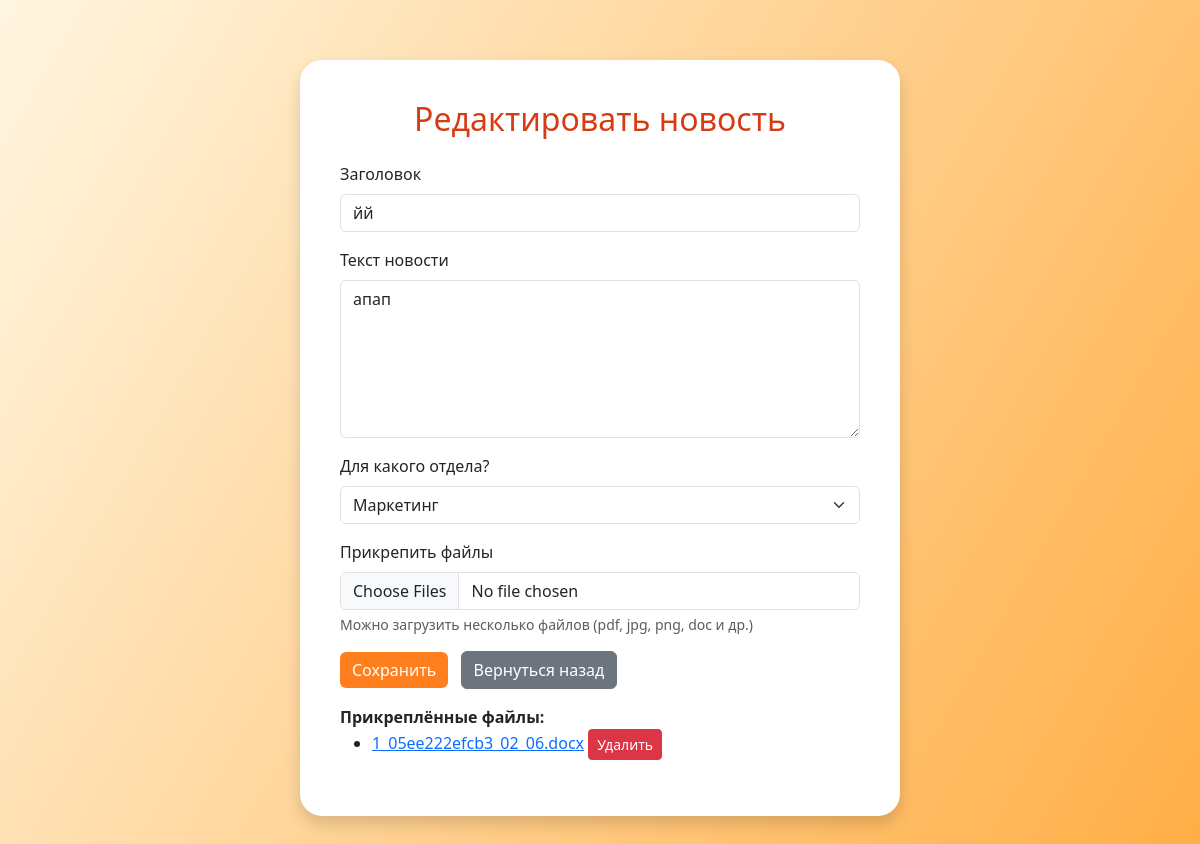
The app's page /news_admin/news/edit/1 (signed in), older data.
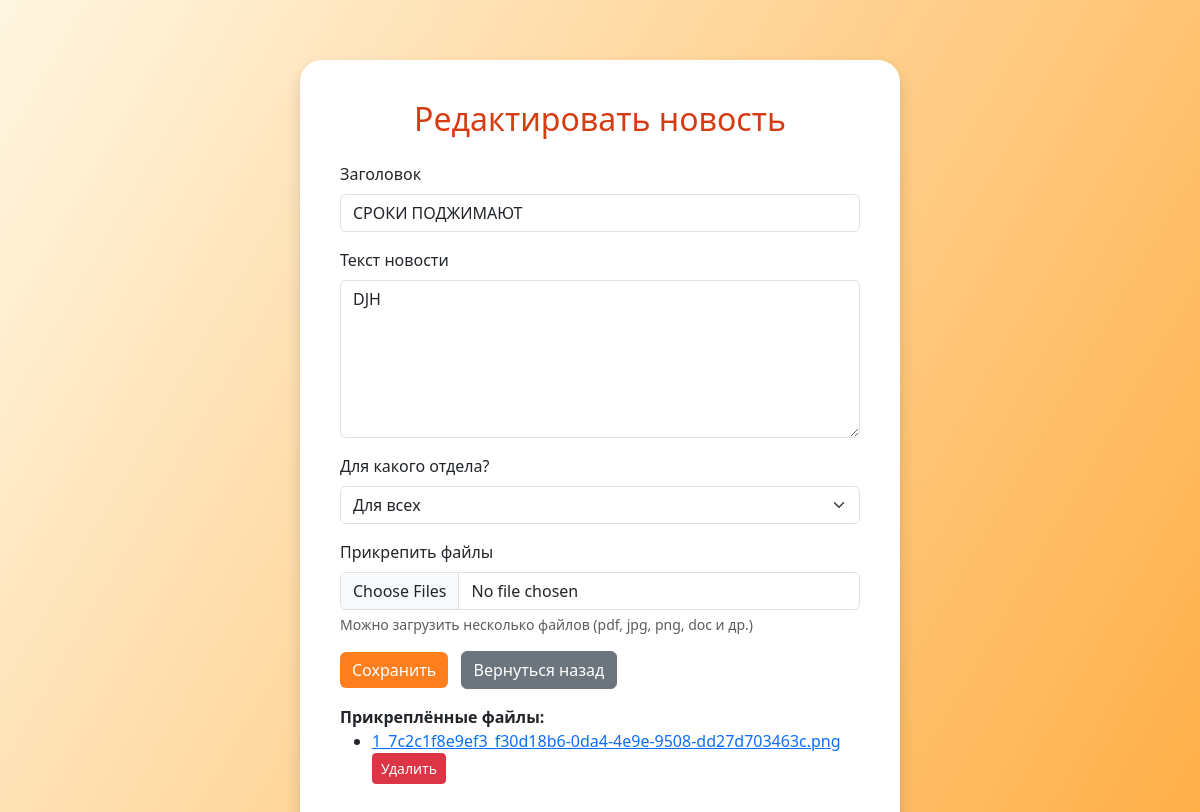
The same page, newer data.
### app.py (models this page shows)
class News(db.Model):
    id = db.Column(db.Integer, primary_key=True)
    title = db.Column(db.String(255), nullable=False)
    content = db.Column(db.Text, nullable=False)
    created_at = db.Column(db.DateTime, default=datetime.now)
    created_by = db.Column(db.Integer, db.ForeignKey('user.id'))
    department_id = db.Column(db.Integer, db.ForeignKey('department.id'), nullable=True)  # может быть None (для всех)
    views = db.relationship('NewsView', backref='news', lazy=True)

class Department(db.Model):
    __tablename__ = 'department'
    id = db.Column(db.Integer, primary_key=True)
    name = db.Column(db.String(100), nullable=False, unique=True)

class NewsFile(db.Model):
    id = db.Column(db.Integer, primary_key=True)
    news_id = db.Column(db.Integer, db.ForeignKey('news.id'), nullable=False)
    file_name = db.Column(db.String(255), nullable=False)
    news = db.relationship('News', backref=db.backref('files', lazy=True))

### app.py (the view, shortened to what this page needs)
@app.route('/news_admin/news/edit/<int:news_id>', methods=['GET', 'POST'])
@news_admin_required
def edit_news(news_id):
    news = News.query.get_or_404(news_id)
    error = None
    departments = Department.query.order_by(Department.name).all()
    return render_template(
        'news_add_edit.html',
        action="Редактировать",
        news=news,
        error=error,
        departments=departments
    )

### app.py (called while the page is built)
def news_admin_required(f):
    @wraps(f)
    def decorated_function(*args, **kwargs):
        if 'user_id' not in session or session.get('role') != 'news_admin':
            return redirect(url_for('login'))
        return f(*args, **kwargs)
    return decorated_function

### templates/news_add_edit.html (shortened to what this page needs)
<!DOCTYPE html>
<html lang="ru">
<head>
    <link href="https://cdn.jsdelivr.net/npm/bootstrap@5.3.2/dist/css/bootstrap.min.css" rel="stylesheet">
</head>
<body>
<div class="dashboard-box shadow">
    <h2 class="text-center mb-4" style="color:#d63c13;">{{ action }} новость</h2>
    <form method="post" enctype="multipart/form-data">
        <div class="mb-3">
            <label class="form-label">Заголовок</label>
            <input type="text" class="form-control" name="title" required value="{{ news.title if news else '' }}">
        </div>
        <div class="mb-3">
            <label class="form-label">Текст новости</label>
            <textarea class="form-control" name="content" rows="6" required>{{ news.content if news else '' }}</textarea>
        </div>
                <div class="mb-3">
            <label class="form-label">Для какого отдела?</label>
            <select class="form-select" name="department_id">
                <option value="" {% if not news or not news.department_id %}selected{% endif %}>Для всех</option>
                {% for dept in departments %}
                    <option value="{{ dept.id }}" {% if news and news.department_id == dept.id %}selected{% endif %}>
                        {{ dept.name }}
                    </option>
                {% endfor %}
            </select>
        </div>
        <div class="mb-3">
            <label class="form-label">Прикрепить файлы</label>
            <input type="file" class="form-control" name="files" multiple>
            <div class="form-text">Можно загрузить несколько файлов (pdf, jpg, png, doc и др.)</div>
        </div>
        <button type="submit" class="btn btn-orange">Сохранить</button>
        <a href="{{ url_for('news_admin_news') }}" class="btn btn-secondary ms-2">Вернуться назад</a>
    </form>
    {% if news and news.files %}
        <div class="mt-3">
            <b>Прикреплённые файлы:</b>
            <ul>
                {% for file in news.files %}
                <li>
                    <a href="{{ url_for('uploaded_file', filename=file.file_name) }}" target="_blank">{{ file.file_name }}</a>
                    <form method="post" action="{{ url_for('delete_news_file', file_id=file.id) }}" style="display:inline;">
                        <button type="submit" class="btn btn-sm btn-danger">Удалить</button>
                    </form>
                </li>
                {% endfor %}
            </ul>
        </div>
    {% endif %}
</div>
</body>
</html>

### templates/news_add_edit.html (style rules this page uses)
body { background: linear-gradient(120deg, #fff6e1 0%, #ffae45 100%); min-height: 100vh; }
.dashboard-box { max-width: 600px; margin: 60px auto; padding: 40px; border-radius: 22px; background: #fff; box-shadow: 0 6px 36px rgba(255,139,19,0.20); }
.btn-orange { background: #ff7f1f; border: none; color: #fff; }

Row changes from the older to the newer data that the page shows:
changed News: title "йй" → "СРОКИ ПОДЖИМАЮТ"; content "апап" → "DJH"; department_id "Маркетинг" → "Для всех"
changed NewsFile: file_name "1_05ee222efcb3_02_06.docx" → "1_7c2c1f8e9ef3_f30d18b6-0da4-4e9e-9508-dd27d703463c.png"
